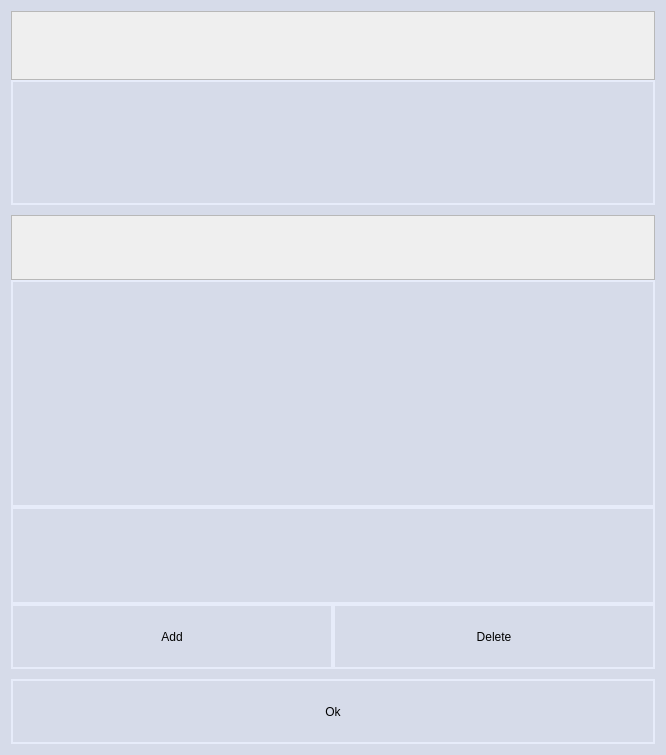
<?xml version="1.0" encoding="UTF-8"?>
<ui version="4.0">
 <class>Dialog</class>
 <widget class="QDialog" name="Dialog">
  <property name="geometry">
   <rect>
    <x>0</x>
    <y>0</y>
    <width>666</width>
    <height>755</height>
   </rect>
  </property>
  <property name="windowTitle">
   <string>Anisotropy window</string>
  </property>
  <property name="styleSheet">
   <string notr="true">QDialog{
background: rgb(214, 219, 233,255);
}

QListView{
background: rgb(214, 219, 233,255);
border: 2px solid rgb(231, 236, 250, 255);
}

QPushButton:hover{
background: rgb(255, 255, 191,255);
border:  2px solid rgb(255, 170, 0,255);
}

QPushButton{
border:  2px solid rgb(231, 236, 250, 255);;
background: rgb(214, 219, 233,255);
}

QTableWidget{
background: rgb(214, 219, 233,255);
border: 2px solid rgb(231, 236, 250, 255);
}

QHeaderView::section{
background-color: rgb(235, 241, 255, 255);
}
</string>
  </property>
  <layout class="QGridLayout" name="gridLayout">
   <item row="0" column="0">
    <layout class="QVBoxLayout" name="verticalLayout_3" stretch="3,7,1">
     <property name="spacing">
      <number>10</number>
     </property>
     <item>
      <layout class="QVBoxLayout" name="verticalLayout" stretch="5,9">
       <property name="spacing">
        <number>0</number>
       </property>
       <item>
        <widget class="QTextEdit" name="textEditHexagonal">
         <property name="enabled">
          <bool>false</bool>
         </property>
         <property name="sizePolicy">
          <sizepolicy hsizetype="Ignored" vsizetype="Ignored">
           <horstretch>0</horstretch>
           <verstretch>0</verstretch>
          </sizepolicy>
         </property>
        </widget>
       </item>
       <item>
        <widget class="CustomTableWidget" name="tableWidgetHexagonal">
         <property name="sizePolicy">
          <sizepolicy hsizetype="Ignored" vsizetype="Ignored">
           <horstretch>0</horstretch>
           <verstretch>0</verstretch>
          </sizepolicy>
         </property>
        </widget>
       </item>
      </layout>
     </item>
     <item>
      <layout class="QVBoxLayout" name="verticalLayout_2" stretch="2,7,3,2">
       <property name="spacing">
        <number>0</number>
       </property>
       <item>
        <widget class="QTextEdit" name="textEditUniaxial">
         <property name="enabled">
          <bool>false</bool>
         </property>
         <property name="sizePolicy">
          <sizepolicy hsizetype="Ignored" vsizetype="Ignored">
           <horstretch>0</horstretch>
           <verstretch>0</verstretch>
          </sizepolicy>
         </property>
        </widget>
       </item>
       <item>
        <widget class="QListView" name="listViewUniaxial">
         <property name="sizePolicy">
          <sizepolicy hsizetype="Ignored" vsizetype="Ignored">
           <horstretch>0</horstretch>
           <verstretch>0</verstretch>
          </sizepolicy>
         </property>
        </widget>
       </item>
       <item>
        <widget class="CustomTableWidget" name="tableWidgetUniaxial">
         <property name="sizePolicy">
          <sizepolicy hsizetype="Ignored" vsizetype="Ignored">
           <horstretch>0</horstretch>
           <verstretch>0</verstretch>
          </sizepolicy>
         </property>
         <property name="styleSheet">
          <string notr="true"/>
         </property>
        </widget>
       </item>
       <item>
        <layout class="QHBoxLayout" name="horizontalLayout">
         <property name="spacing">
          <number>0</number>
         </property>
         <item>
          <widget class="QPushButton" name="addButton">
           <property name="sizePolicy">
            <sizepolicy hsizetype="Ignored" vsizetype="Ignored">
             <horstretch>0</horstretch>
             <verstretch>0</verstretch>
            </sizepolicy>
           </property>
           <property name="text">
            <string>Add</string>
           </property>
          </widget>
         </item>
         <item>
          <widget class="QPushButton" name="deleteButton">
           <property name="sizePolicy">
            <sizepolicy hsizetype="Ignored" vsizetype="Ignored">
             <horstretch>0</horstretch>
             <verstretch>0</verstretch>
            </sizepolicy>
           </property>
           <property name="text">
            <string>Delete</string>
           </property>
          </widget>
         </item>
        </layout>
       </item>
      </layout>
     </item>
     <item>
      <widget class="QPushButton" name="pushButtonOk">
       <property name="sizePolicy">
        <sizepolicy hsizetype="Ignored" vsizetype="Ignored">
         <horstretch>0</horstretch>
         <verstretch>0</verstretch>
        </sizepolicy>
       </property>
       <property name="text">
        <string>Ok</string>
       </property>
      </widget>
     </item>
    </layout>
   </item>
  </layout>
 </widget>
 <customwidgets>
  <customwidget>
   <class>CustomTableWidget</class>
   <extends>QTableWidget</extends>
   <header>CustomTableWidget.h</header>
  </customwidget>
 </customwidgets>
 <resources/>
 <connections>
  <connection>
   <sender>addButton</sender>
   <signal>released()</signal>
   <receiver>Dialog</receiver>
   <slot>on_add_clicked()</slot>
   <hints>
    <hint type="sourcelabel">
     <x>180</x>
     <y>660</y>
    </hint>
    <hint type="destinationlabel">
     <x>478</x>
     <y>274</y>
    </hint>
   </hints>
  </connection>
  <connection>
   <sender>deleteButton</sender>
   <signal>released()</signal>
   <receiver>Dialog</receiver>
   <slot>on_delete_clicked()</slot>
   <hints>
    <hint type="sourcelabel">
     <x>644</x>
     <y>660</y>
    </hint>
    <hint type="destinationlabel">
     <x>445</x>
     <y>130</y>
    </hint>
   </hints>
  </connection>
  <connection>
   <sender>pushButtonOk</sender>
   <signal>released()</signal>
   <receiver>Dialog</receiver>
   <slot>on_ok_clicked()</slot>
   <hints>
    <hint type="sourcelabel">
     <x>32</x>
     <y>692</y>
    </hint>
    <hint type="destinationlabel">
     <x>7</x>
     <y>635</y>
    </hint>
   </hints>
  </connection>
 </connections>
 <slots>
  <slot>on_add_clicked()</slot>
  <slot>on_delete_clicked()</slot>
  <slot>on_ok_clicked()</slot>
 </slots>
</ui>
